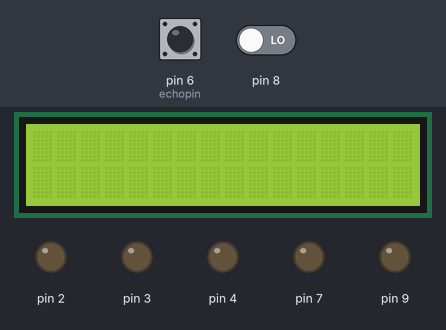
A sketch run on a simulated Arduino Uno, built with avr-gcc and run on an emulated ATmega328P. Parts: 16×2 character LCD, output pins drawn as LEDs (lit = HIGH). The test bench sets the inputs (shaded band); at power-on: pin 8 LOW, pin 6 (echopin) LOW. Pins used as bus, display or sensor lines are not drawn; what the sketch prints to the serial monitor is not drawn.

Above: at 1.2 s.
1.3 s: pin 8 driven HIGH
At 2.1 s:
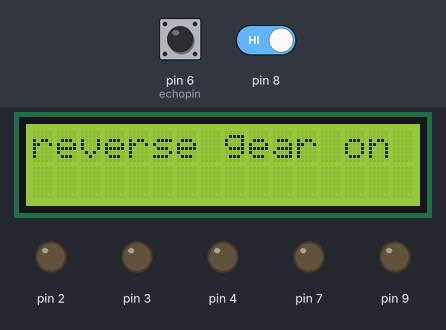
At 3.0 s:
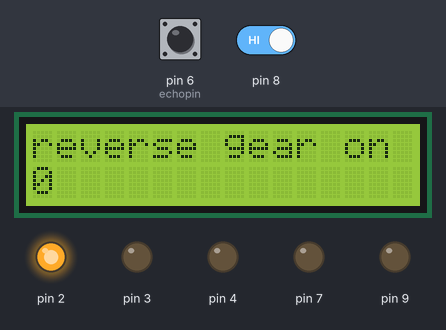
3.8 s: pin 6 (echopin) pulsed HIGH 2 times (0.12 s each, 0.3 s apart)
At 6.2 s:
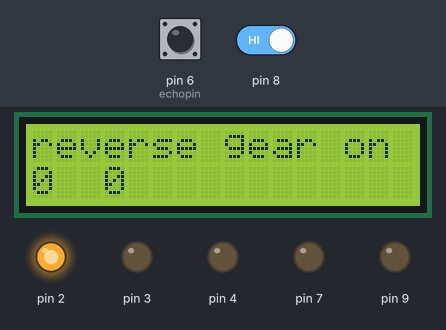
Timing chart, 0 to 7.7 s (numbered marks = the images above; inputs shaded):
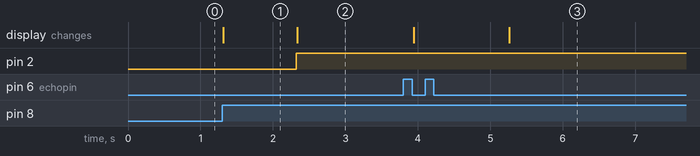

The sketch:

lc_car_parking.ino
```cpp
#include <LiquidCrystal_I2C.h>
#include <Wire.h>
LiquidCrystal_I2C lcd(0x3F, 16, 2);
int   trigpin = 5, echopin = 6, distance, x;
long duration;
int count = 0;
void setup() {
  lcd.init();
  lcd.clear();
  lcd.setCursor(0, 1);
  lcd.backlight();
  pinMode(8, INPUT);
  pinMode(5, OUTPUT);
  pinMode(6, INPUT);
  pinMode(9, OUTPUT);
  pinMode(2, OUTPUT);
  pinMode(3, OUTPUT);
  pinMode(4, OUTPUT);
  pinMode(7, OUTPUT);

  Serial.begin(9600);

}

void loop() {
  if (digitalRead(8) == HIGH){
    count=1;
  }
while(count)
  {
    lcd.setCursor(0, 0);
    lcd.println("reverse gear on");
    //delay(x);
    //lcd.clear();

    digitalWrite(trigpin, LOW);
    delayMicroseconds(2);
    digitalWrite (trigpin, HIGH);
    delayMicroseconds(10);
    duration = pulseIn(echopin, HIGH);
    distance = duration * .034 / 2;
    lcd.setCursor(0, 1);
    lcd.println(distance);
   // Serial.println(distance);
    if (distance <= 50)
    {

      x = map(distance, 0, 50, 0, 255);
      digitalWrite(9, HIGH);
      delay(x);
      digitalWrite(9, LOW);
      delay(x);
      if (distance < 50 )
      { digitalWrite(2, HIGH);
      Serial.println("1");
      }

     else if (distance >40 )
      { digitalWrite(2, HIGH);
        digitalWrite(3, HIGH);
      Serial.println("2");
      }
     else if (distance > 30)
      { digitalWrite(2, HIGH);
        digitalWrite(3, HIGH);
        digitalWrite(4, HIGH);
        Serial.println("3");
      }

     else if (distance > 20)
      { digitalWrite(2, HIGH);
        digitalWrite(3, HIGH);
        digitalWrite(4, HIGH);
        digitalWrite(7, HIGH);
        Serial.println("4");
      }
      else {
        digitalWrite(2, LOW);
        digitalWrite(3, LOW);
        digitalWrite(4, LOW);
        digitalWrite(7, LOW);
      }
    }


  }


}
```

Measured:
- after the input at 1.3 s, pin 2: LOW → HIGH after 1.0 s; the display: changes at once (image 1)
- after the input at 3.8 s, the display: first changes after 0.14 s (image 3 shows a later state)
- what the display in image 1 shows lasts 1.0 s, from 1.3 s to 2.3 s
